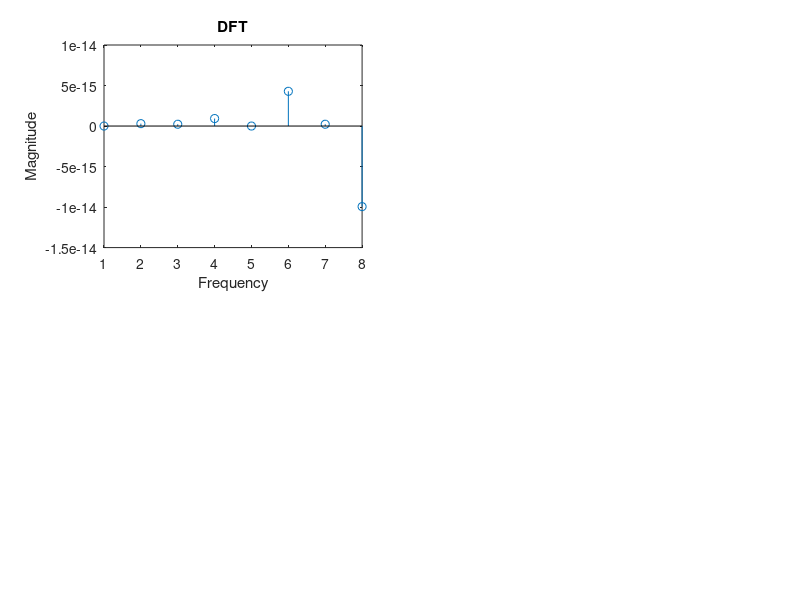

Recreate this plot in MATLAB.
clc;
clear;
fs=8000;
N=8;
ts=0:1/fs:(1/fs)*N;
n = 1:N;
x=sin(2*pi*1000*ts)+0.5*sin(2*pi*2000*ts);
Xreal = zeros(1,length(x));
Ximaginary = zeros(1,length(x));
X = zeros(1,N);
j = sqrt(-1);
for m=0:N-1
  for n = 0:N-1
    X(m+1) = X(m+1) + x(n+1)*exp(-j*pi/2*n*m);
##      Xreal(m+1) = Xreal(m+1) + x(n+1)*cos((2*pi*n*m)/N);
##      Ximaginary(m+1) = Ximaginary(m+1) + x(n+1)*sin((2*pi*n*m)/N);
##      fprintf("        %d--%d\n",x(n+1)*cos((2*pi*n*m)/N),x(n+1)*sin((2*pi*n*m)/N))
  end;
end;
n = 1:N;
subplot(221)
stem(n,X);
title("DFT");
xlabel("Frequency");
ylabel("Magnitude");
##
##for iter= 1:N
##  magnitude(iter) = real(iter) + imaginary(iter);
##end
##
##stem(n,x);